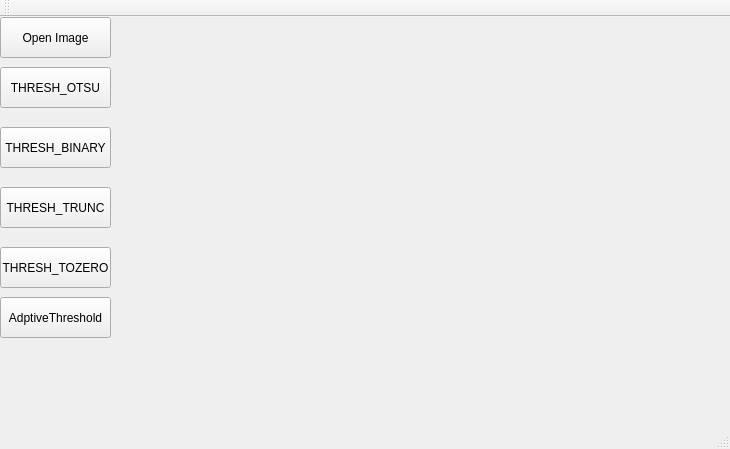
<?xml version="1.0" encoding="UTF-8"?>
<ui version="4.0">
 <class>MainWindow</class>
 <widget class="QMainWindow" name="MainWindow">
  <property name="geometry">
   <rect>
    <x>0</x>
    <y>0</y>
    <width>730</width>
    <height>449</height>
   </rect>
  </property>
  <property name="windowTitle">
   <string>MainWindow</string>
  </property>
  <widget class="QWidget" name="centralWidget">
   <widget class="QPushButton" name="OpenImageButton">
    <property name="geometry">
     <rect>
      <x>0</x>
      <y>0</y>
      <width>111</width>
      <height>41</height>
     </rect>
    </property>
    <property name="text">
     <string>Open Image</string>
    </property>
   </widget>
   <widget class="QPushButton" name="ProcessButton1">
    <property name="geometry">
     <rect>
      <x>0</x>
      <y>50</y>
      <width>111</width>
      <height>41</height>
     </rect>
    </property>
    <property name="text">
     <string>THRESH_OTSU</string>
    </property>
   </widget>
   <widget class="QLabel" name="DisplayLabel">
    <property name="geometry">
     <rect>
      <x>170</x>
      <y>10</y>
      <width>511</width>
      <height>351</height>
     </rect>
    </property>
    <property name="text">
     <string/>
    </property>
   </widget>
   <widget class="QPushButton" name="ProcessButton2">
    <property name="geometry">
     <rect>
      <x>0</x>
      <y>110</y>
      <width>111</width>
      <height>41</height>
     </rect>
    </property>
    <property name="text">
     <string>THRESH_BINARY</string>
    </property>
   </widget>
   <widget class="QPushButton" name="ProcessButton3">
    <property name="geometry">
     <rect>
      <x>0</x>
      <y>170</y>
      <width>111</width>
      <height>41</height>
     </rect>
    </property>
    <property name="text">
     <string>THRESH_TRUNC</string>
    </property>
   </widget>
   <widget class="QPushButton" name="ProcessButton4">
    <property name="geometry">
     <rect>
      <x>0</x>
      <y>230</y>
      <width>111</width>
      <height>41</height>
     </rect>
    </property>
    <property name="text">
     <string>THRESH_TOZERO</string>
    </property>
   </widget>
   <widget class="QPushButton" name="ProcessButton5">
    <property name="geometry">
     <rect>
      <x>0</x>
      <y>280</y>
      <width>111</width>
      <height>41</height>
     </rect>
    </property>
    <property name="text">
     <string>AdptiveThreshold</string>
    </property>
   </widget>
  </widget>
  <widget class="QMenuBar" name="menuBar">
   <property name="geometry">
    <rect>
     <x>0</x>
     <y>0</y>
     <width>730</width>
     <height>23</height>
    </rect>
   </property>
  </widget>
  <widget class="QToolBar" name="mainToolBar">
   <attribute name="toolBarArea">
    <enum>TopToolBarArea</enum>
   </attribute>
   <attribute name="toolBarBreak">
    <bool>false</bool>
   </attribute>
  </widget>
  <widget class="QStatusBar" name="statusBar"/>
 </widget>
 <layoutdefault spacing="6" margin="11"/>
 <resources/>
 <connections/>
</ui>
